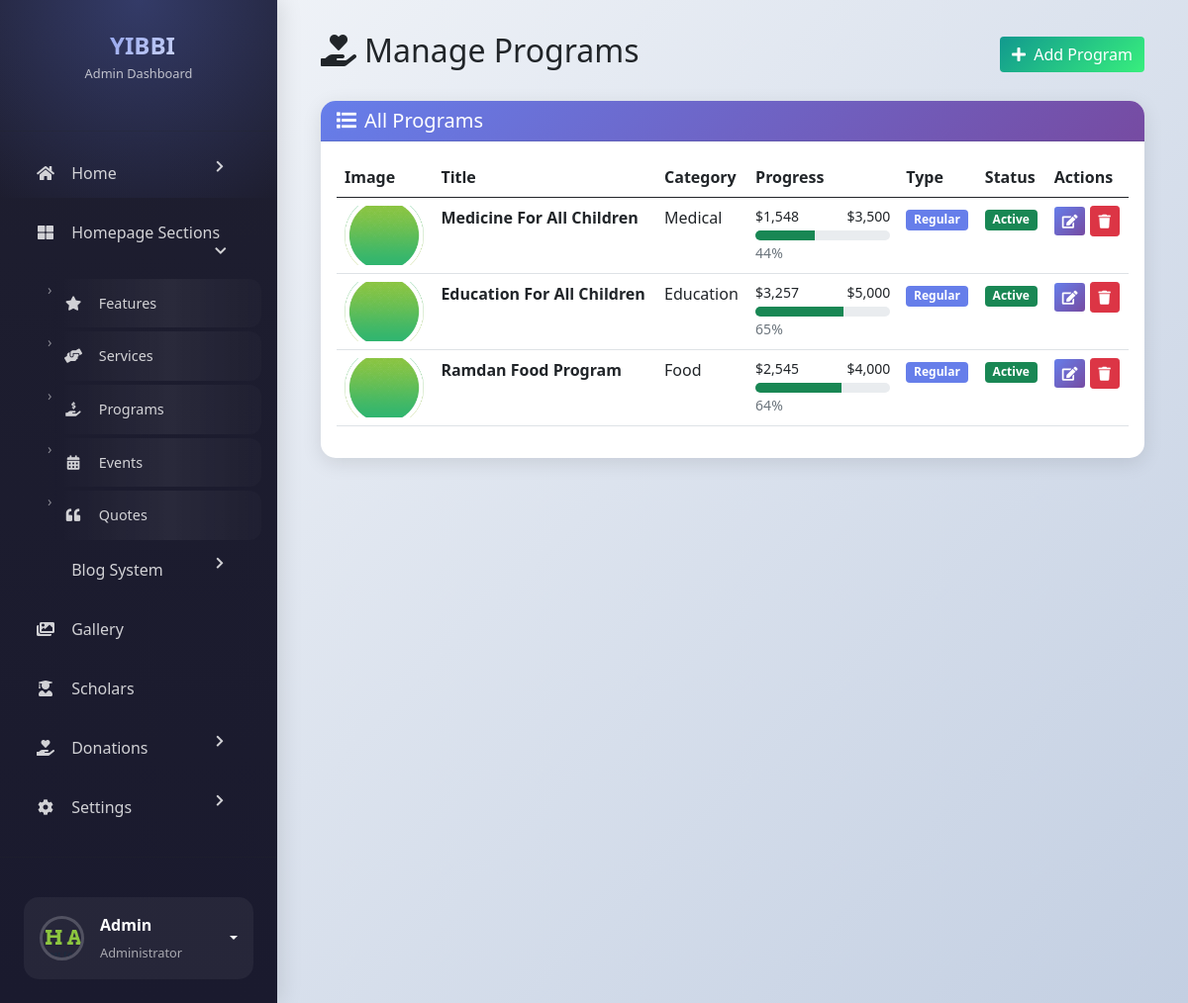
The page /admin/manage_programs.php (signed in) on the database its author committed.
### tables this page shows
CREATE TABLE `programs` (
  `id` int(11) NOT NULL AUTO_INCREMENT,
  `title` varchar(255) NOT NULL,
  `description` text NOT NULL,
  `image` varchar(255) NOT NULL,
  `amount_raised` decimal(10,2) DEFAULT 0.00,
  `target_amount` decimal(10,2) DEFAULT 0.00,
  `category` varchar(100) DEFAULT NULL,
  `type` enum('regular','urgent') DEFAULT 'regular',
  `is_active` tinyint(1) DEFAULT 1,
  `created_at` timestamp NOT NULL DEFAULT current_timestamp(),
  PRIMARY KEY (`id`)
);

### admin/manage_programs.php (the view, shortened to what this page needs)
<?php
require_once 'auth_check.php';
$programs = $conn->query("SELECT * FROM programs ORDER BY id DESC");
?>
<!DOCTYPE html>
<html lang="en">
<head>
    <link rel="stylesheet" href="../assets/css/bootstrap.min.css">
    <link rel="stylesheet" href="../assets/css/all.min.css">
    <link rel="stylesheet" href="https://cdnjs.cloudflare.com/ajax/libs/cropperjs/1.5.13/cropper.min.css">
</head>
<body>
    <div class="d-flex">
        <?php include 'includes/sidebar.php'; ?>
        <div class="main-content flex-grow-1">
            <div class="container-fluid">
                <div class="d-flex justify-content-between align-items-center mb-4">
                    <h2><i class="fas fa-hand-holding-heart me-2"></i>Manage Programs</h2>
                    <button class="btn btn-success" data-bs-toggle="modal" data-bs-target="#programModal" onclick="resetForm()">
                        <i class="fas fa-plus me-1"></i> Add Program
                    </button>
                </div>
                <div class="card">
                    <div class="card-header">
                        <h5 class="mb-0"><i class="fas fa-list me-2"></i>All Programs</h5>
                    </div>
                    <div class="card-body">
                        <div class="table-responsive">
                            <table class="table table-hover">
                                <thead>
                                    <tr>
                                        <th>Image</th>
                                        <th>Title</th>
                                        <th>Category</th>
                                        <th>Progress</th>
                                        <th>Type</th>
                                        <th>Status</th>
                                        <th>Actions</th>
                                    </tr>
                                </thead>
                                <tbody>
                                    <?php while ($program = $programs->fetch_assoc()):
                                        $percentage = $program['target_amount'] > 0 ? round(($program['amount_raised'] / $program['target_amount']) * 100) : 0;
                                    ?>
                                    <tr>
                                        <td><img src="../<?php echo htmlspecialchars($program['image']); ?>" alt=""></td>
                                        <td><strong><?php echo htmlspecialchars($program['title']); ?></strong></td>
                                        <td><?php echo htmlspecialchars($program['category']); ?></td>
                                        <td style="min-width: 150px;">
                                            <div class="d-flex justify-content-between small mb-1">
                                                <span>$<?php echo number_format($program['amount_raised']); ?></span>
                                                <span>$<?php echo number_format($program['target_amount']); ?></span>
                                            </div>
                                            <div class="progress">
                                                <div class="progress-bar bg-success" style="width: <?php echo $percentage; ?>%"></div>
                                            </div>
                                            <small class="text-muted"><?php echo $percentage; ?>%</small>
                                        </td>
                                        <td>
                                            <span class="badge badge-<?php echo $program['type']; ?>">
                                                <?php echo ucfirst($program['type']); ?>
                                            </span>
                                        </td>
                                        <td>
                                            <?php if ($program['is_active']): ?>
                                                <span class="badge bg-success">Active</span>
                                            <?php else: ?>
                                                <span class="badge bg-secondary">Inactive</span>
                                            <?php endif; ?>
                                        </td>
                                        <td>
                                            <button class="btn btn-sm btn-primary" onclick="editProgram(<?php echo htmlspecialchars(json_encode($program)); ?>)">
                                                <i class="fas fa-edit"></i>
                                            </button>
                                            <a href="?delete=<?php echo $program['id']; ?>" class="btn btn-sm btn-danger" onclick="return confirm('Delete this program?')">
                                                <i class="fas fa-trash"></i>
                                            </a>
                                        </td>
                                    </tr>
                                    <?php endwhile; ?>
                                </tbody>
                            </table>
                        </div>
                    </div>
                </div>
            </div>
        </div>
    </div>
</body>
</html>

### admin/manage_programs.php (style rules this page uses)
:root { --sidebar-bg: linear-gradient(180deg, #1e1e2f 0%, #1a1a2e 100%); }
body { font-family: 'Segoe UI', Tahoma, Geneva, Verdana, sans-serif; background: linear-gradient(135deg, #f5f7fa 0%, #c3cfe2 100%); min-height: 100vh; }
.main-content { padding: 2rem; }
.card { border: none; border-radius: 15px; box-shadow: 0 5px 20px rgba(0,0,0,0.1); }
.card-header { background: linear-gradient(135deg, #667eea 0%, #764ba2 100%); color: white; border-radius: 15px 15px 0 0 !important; }
.btn-primary { background: linear-gradient(135deg, #667eea 0%, #764ba2 100%); border: none; }
.btn-success { background: linear-gradient(135deg, #11998e 0%, #38ef7d 100%); border: none; }
.table img { width: 80px; height: 60px; object-fit: cover; border-radius: 8px; }
.badge-regular { background: #667eea; }
.progress { height: 10px; border-radius: 5px; }

### rows shown on the page
programs: image (picture), title "Medicine For All Children", category "Medical", amount_raised "1,548", target_amount "3,500", percentage "44", type "Regular", is_active "Active"
programs: image (picture), title "Education For All Children", category "Education", amount_raised "3,257", target_amount "5,000", percentage "65", type "Regular", is_active "Active"
programs: image (picture), title "Ramdan Food Program", category "Food", amount_raised "2,545", target_amount "4,000", percentage "64", type "Regular", is_active "Active"
